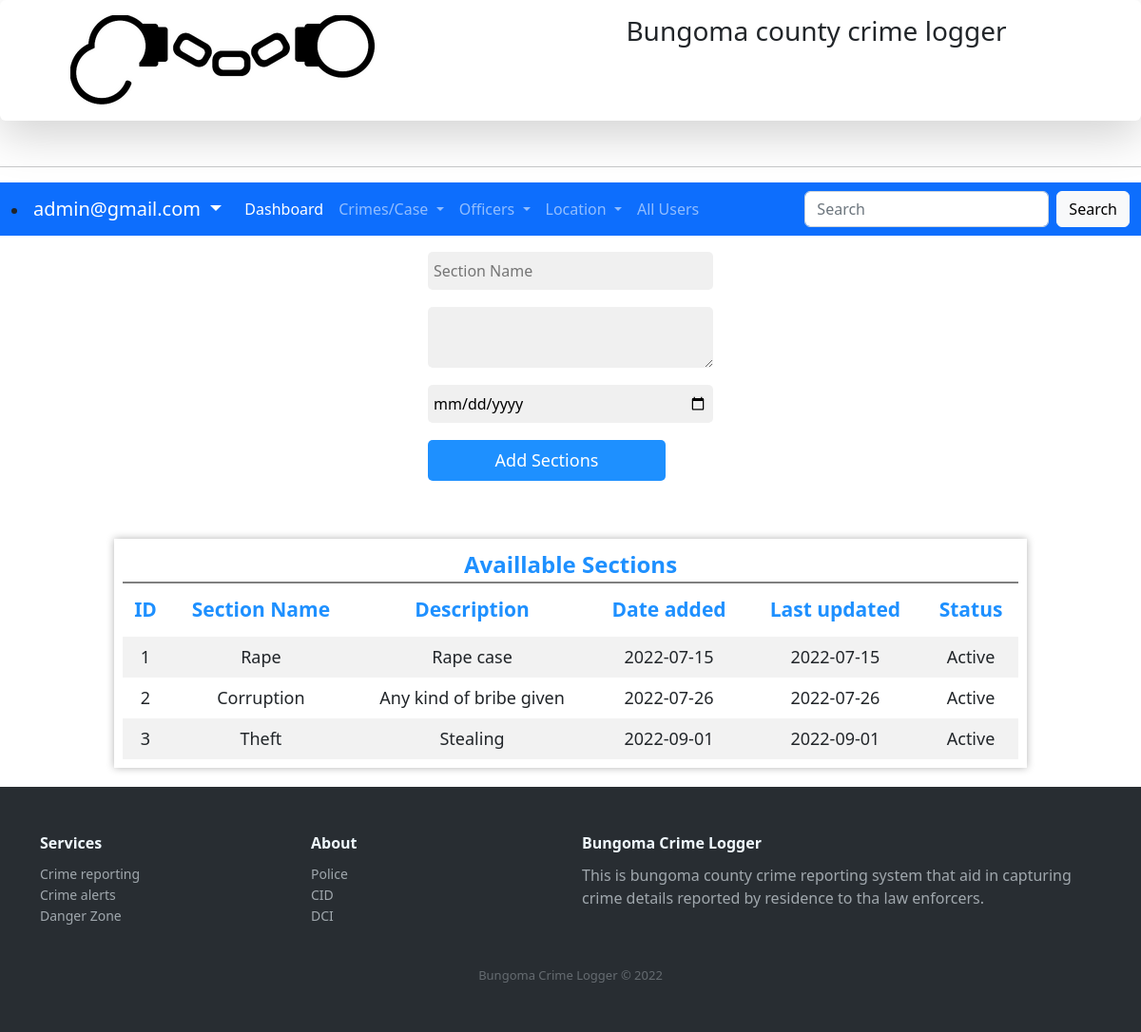
Screenshot of /addcrimesection.php (signed in) with the database file from the repository.
### tables this page shows
CREATE TABLE IF NOT EXISTS `tblsection` (
  `sectionID` int(12) NOT NULL AUTO_INCREMENT,
  `sectionnmae` varchar(255) NOT NULL,
  `description` varchar(255) NOT NULL,
  `dateadded` date NOT NULL,
  `dateupdated` date NOT NULL,
  `status` int(1) NOT NULL,
  PRIMARY KEY (`sectionID`)
);

### addcrimesection.php (the view, shortened to what this page needs)
<?php require_once('Connections/crimecon.php'); ?>
<?php
$editFormAction = $_SERVER['PHP_SELF'];
if (isset($_SERVER['QUERY_STRING'])) {
  $editFormAction .= "?" . htmlentities($_SERVER['QUERY_STRING']);
}
$maxRows_allsections = 10;
$pageNum_allsections = 0;
$startRow_allsections = $pageNum_allsections * $maxRows_allsections;
$query_allsections = "SELECT * FROM tblsection";
$query_limit_allsections = sprintf("%s LIMIT %d, %d", $query_allsections, $startRow_allsections, $maxRows_allsections);
$allsections = mysql_query($query_limit_allsections, $crimecon) or die(mysql_error());
$row_allsections = mysql_fetch_assoc($allsections);
?>
<!DOCTYPE html PUBLIC "-//W3C//DTD XHTML 1.0 Transitional//EN" "http://www.w3.org/TR/xhtml1/DTD/xhtml1-transitional.dtd">
<html xmlns="http://www.w3.org/1999/xhtml">
<head>
<link rel="stylesheet" type="text/css" href="customcss/myelements.css">
<link rel="stylesheet" type="text/css" href="customcss/navigation.css">
<link rel="stylesheet" type="text/css" href="customcss/admin.css">
<link rel="stylesheet" type="text/css" href="customcss/popupanalysis.css">
<link rel="stylesheet" type="text/css" href="css/bootstrap.min.css">
<link rel="stylesheet" href="https://cdnjs.cloudflare.com/ajax/libs/ionicons/2.0.1/css/ionicons.min.css">
</head>
<body>
<nav class="shadow-lg p-3 mb-5 bg-body rounded">
   <div class="logoholder">
    <div class="logo-holder">
      <img src="assets/logo/logo.png">
    </div>
    <div class="name-holder">
      <h3>Bungoma county crime logger</h3>
    </div>
   </div>
   </nav>
   <hr>
      <nav class="navbar navbar-expand-lg navbar-dark bg-primary">
  <div class="container-fluid">
      <li class="nav-item dropdown">
          <a class="navbar-brand dropdown-toggle" href="#" id="navbarDropdown" role="button" data-bs-toggle="dropdown" aria-expanded="false">
            <?php echo $_SESSION['username'] ?>
          </a>
        </li>
    <div class="collapse navbar-collapse" id="navbarSupportedContent">
      <ul class="navbar-nav me-auto mb-2 mb-lg-0">
        <li class="nav-item">
          <a class="nav-link active" href="dashboardadmin.php">Dashboard</a>
        </li>
        <li class="nav-item dropdown">
          <a class="nav-link dropdown-toggle" href="#" id="navbarDropdown" role="button" data-bs-toggle="dropdown" aria-expanded="false">
            Crimes/Case
          </a>
        </li>
        <li class="nav-item dropdown">
          <a class="nav-link dropdown-toggle" href="#" id="navbarDropdown" role="button" data-bs-toggle="dropdown" aria-expanded="false">
            Officers
          </a>
        </li>
        <li class="nav-item dropdown">
          <a class="nav-link dropdown-toggle" href="#" id="navbarDropdown" role="button" data-bs-toggle="dropdown" aria-expanded="false">
            Location
          </a>
        </li>
        <li class="nav-item">
          <a class="nav-link" href="systemusers.php">All Users</a>
        </li>
      </ul>
      <form class="d-flex">
        <input class="form-control me-2" type="search" placeholder="Search" aria-label="Search">
        <button class="btn btn-light" type="submit">Search</button>
      </form>
    </div>
  </div>
</nav>
<form action="<?php echo $editFormAction; ?>" method="post" name="form1" id="form1">
  <table align="center">
    <tr valign="baseline">
      <td><input type="text" name="sectionnmae" value="" class="myinputtext" placeholder="Section Name" /></td>
    </tr>
    <tr valign="baseline">
      <td>
         <textarea name="description" placeholder="Description" class="myinputtext">
         </textarea>
      </td>
    </tr>
    <tr valign="baseline">
      <td><input type="date" name="dateadded" value="" class="myinputtext" /></td>
    </tr>
    <tr valign="baseline">
      <td><input type="submit" value="Add Sections" class="mybutton" /></td>
    </tr>
  </table>
</form>
<p>&nbsp;</p>
<div class="scroll-table">
  <div class="table-holder">
    <div class="table-caption">
      <label class="largeText dodgerblueText">Availlable Sections <span></span></label>
    </div>
    <table>
      <thead>
  <tr>
    <th>ID</th>
    <th>Section Name</th>
    <th>Description</th>
    <th>Date added</th>
    <th>Last updated</th>
    <th>Status</th>
  </tr>
  </thead>
  <tbody>
  <?php do { ?>
    <tr>
      <td><?php echo $row_allsections['sectionID']; ?></td>
      <td><?php echo $row_allsections['sectionnmae']; ?></td>
      <td><?php echo $row_allsections['description']; ?></td>
      <td><?php echo $row_allsections['dateadded']; ?></td>
      <td><?php echo $row_allsections['dateupdated']; ?></td>
      <td><?php if ($row_allsections['status'] == 1) {
        echo "Active";
      }else{
        echo "Not Active";
      } ?></td>
    </tr>
    <?php } while ($row_allsections = mysql_fetch_assoc($allsections)); ?>
    </tbody>
</table>
  </div>
  </div>
  <div class="footer-dark">
        <footer>
            <div class="container">
                <div class="row">
                    <div class="col-sm-6 col-md-3 item">
                        <h3>Services</h3>
                        <ul>
                            <li><a href="#">Crime reporting</a></li>
                            <li><a href="#">Crime alerts</a></li>
                            <li><a href="#">Danger Zone </a></li>
                        </ul>
                    </div>
                    <div class="col-sm-6 col-md-3 item">
                        <h3>About</h3>
                        <ul>
                            <li><a href="#">Police</a></li>
                            <li><a href="#">CID</a></li>
                            <li><a href="#">DCI</a></li>
                        </ul>
                    </div>
                    <div class="col-md-6 item text">
                        <h3>Bungoma  Crime Logger</h3>
                        <p>This is bungoma county crime reporting system that aid in capturing crime details reported by residence to tha law enforcers.</p>
                    </div>
                </div>
                <p class="copyright">Bungoma  Crime Logger &copy; 2022</p>
            </div>
        </footer>
    </div>
</body>
</html>

### customcss/myelements.css (style rules this page uses)
.mybutton { padding: 4px 3px; background: dodgerblue; color: white; font-size: 18px; border-radius: 5px; outline: none; border: none; min-width: 250px; margin-top: 16px; }
.myinputtext { padding: 8px 6px; background: #f0f0f0; font-size: 16px; border-radius: 5px; outline: none; border: none; min-width: 300px; margin-top: 16px; }
.largeText { font-size: 24px; font-weight: bold; }
.dodgerblueText { color: dodgerblue; }
.scroll-table { overflow: hidden; overflow-x: scroll; }
.table-holder { background: #fff; width: 80%; min-width: 750px; margin-left: 10%; border: 1px solid #fff; box-shadow: 0 0 0.5rem 0 rgba(0 ,0,0,0.3); padding: 8px; margin-top: 20px; margin-bottom: 20px; }
.table-caption { display: flex; justify-content: center; width: 100%; border-bottom: 2px solid grey; }
.table-holder table { width: 100%; }
.table-holder thead { color: dodgerblue; font-size: 21px; text-align: center; background-color: #fff; }
.table-holder th { padding: 12px 8px; }
.table-holder td { text-align: center; font-size: 18px; padding: 8px 6px; }
.table-holder tbody tr:nth-child(odd) { background-color: #f2f2f2; }

### customcss/navigation.css (style rules this page uses)
.logoholder { display: flex; }
.logo-holder { width: 50%; padding-left: 5%; }
.name-holder { width: 50%; padding-left: 5%; }
.footer-dark { padding:50px 0; color:#f0f9ff; background-color:#282d32; }
.footer-dark h3 { margin-top:0; margin-bottom:12px; font-weight:bold; font-size:16px; }
.footer-dark ul { padding:0; list-style:none; line-height:1.6; font-size:14px; margin-bottom:0; }
.footer-dark ul a { color:inherit; text-decoration:none; opacity:0.6; }
.footer-dark .item.text { margin-bottom:36px; }
.footer-dark .item.text p { opacity:0.6; margin-bottom:0; }
.footer-dark .copyright { text-align:center; padding-top:24px; opacity:0.3; font-size:13px; margin-bottom:0; }

### customcss/popupanalysis.css (style rules this page uses)
.mybutton { padding: 8px 12px; border-radius: 5px; }

### rows the page displays
tblsection: sectionID "1", sectionnmae "Rape", description "Rape case", dateadded "2022-07-15", dateupdated "2022-07-15", status "Active"
tblsection: sectionID "2", sectionnmae "Corruption", description "Any kind of bribe given", dateadded "2022-07-26", dateupdated "2022-07-26", status "Active"
tblsection: sectionID "3", sectionnmae "Theft", description "Stealing", dateadded "2022-09-01", dateupdated "2022-09-01", status "Active"

### other values shown
$_SESSION['username'] "admin@gmail.com"
